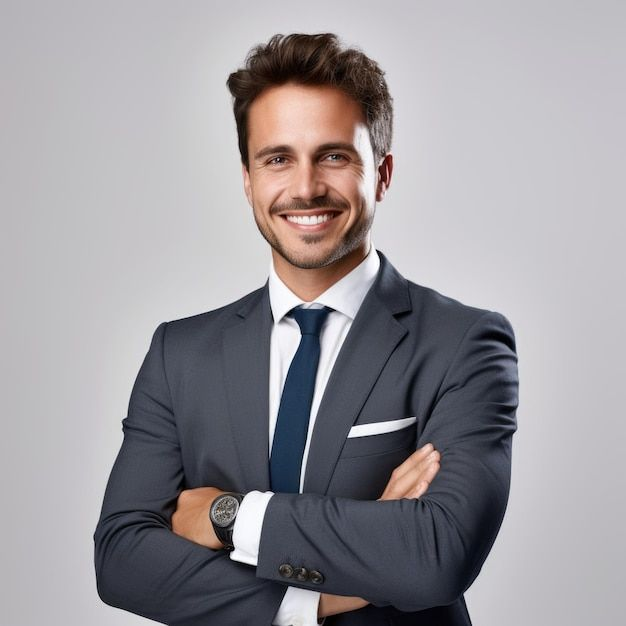
#> input picture OpenCV/MenOne.jpeg, 626 x 626 px
$ jupyter execute CircleAndElipseOnImage.ipynb
#> lines starting #> are read from the running program, lines starting #| are printed output that depends on the picture
[cell 1]
#Program to draw circle on the image
import cv2

old_img = cv2.imread("MenOne.jpeg")
#> old_img is the input picture: shape (626, 626, 3); mean B, G, R 155.4, 151, 154.4
old_img = cv2.resize(old_img , (500,500))
#> old_img: shape (500, 500, 3)

img = cv2.circle(img = old_img , center = (250 , 120) , radius = 95 , color = (0 , 255 , 0) , thickness = 4 , lineType = 16)
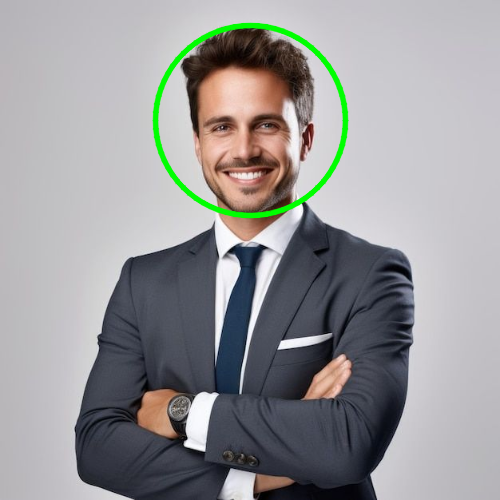
#> img: shape (500, 500, 3); mean B, G, R 152.9, 151.9, 151.9
#if you want to hide the face of the user you can pass the thickness value -1

cv2.imshow("Employee" , old_img)
cv2.waitKey(0)
cv2.destroyAllWindows()

[cell 2]
#Program to draw ellipse on the image

import cv2

old_img = cv2.imread("MenOne.jpeg")
old_img = cv2.resize(old_img , (500,500))

img = cv2.ellipse(img = old_img , center = (250 , 120) , axes = (80,100) , angle = 0 , startAngle = 0 , endAngle = 360 , color = (0 , 255 , 0) , thickness = 4 , lineType = 16)
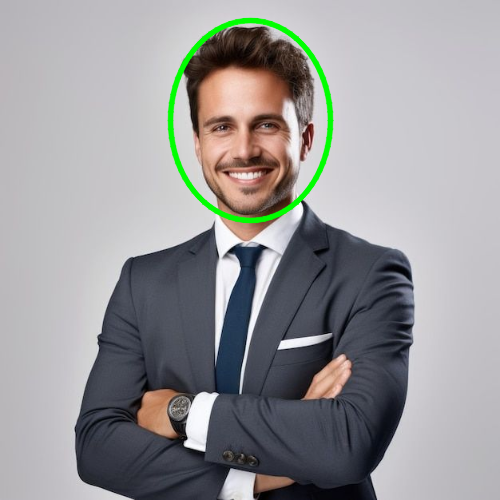
#> img: shape (500, 500, 3); mean B, G, R 153, 151.8, 151.9
#if you want to hide the face of the user you can pass the thickness value -1

cv2.imshow("Employee" , old_img)
cv2.waitKey(0)
cv2.destroyAllWindows()
